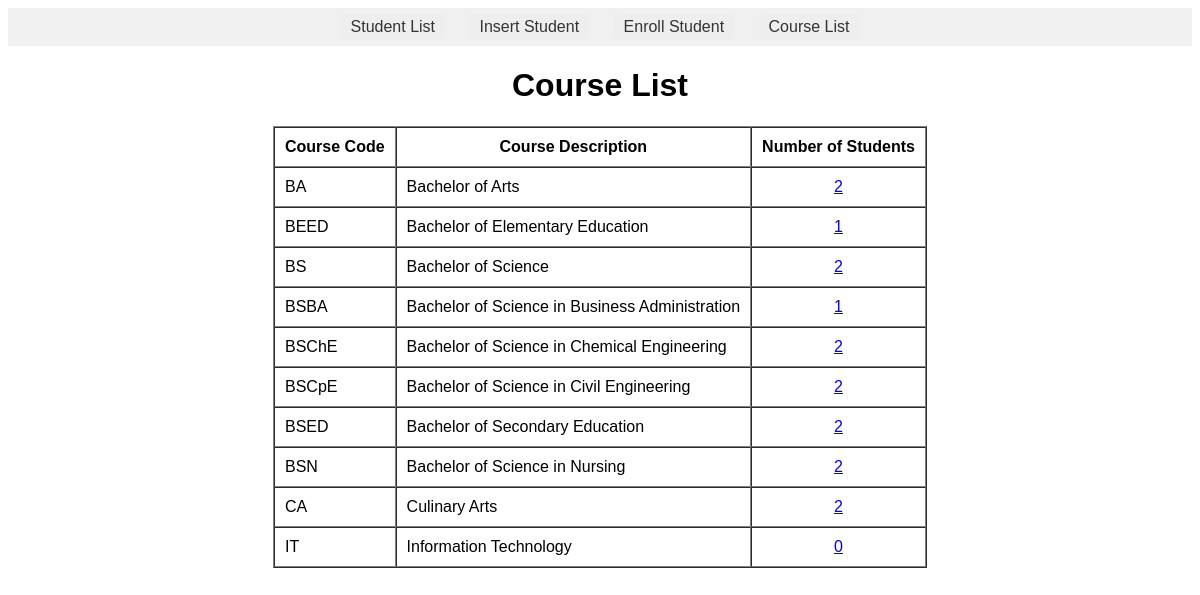
/htdocs/project_IT1/view_courses.php, run on the app's committed database.
### tables this page shows
CREATE TABLE `courses` (
  `course_code` varchar(40) NOT NULL,
  `description` varchar(100) DEFAULT NULL
);

### htdocs/project_IT1/view_courses.php (the view, shortened to what this page needs)
<body>
<?php
    include("header.php");
    include("menu.php");
?>
    <h1 style="text-align: center;"> Course List </h1>
    <table border="1" align="center" cellspacing="0" cellpadding="10">
        <tr>
            <th> Course Code </th>
            <th> Course Description </th>
            <th> Number of Students </th>
        </tr>
    <?php
        $sql = "SELECT * FROM courses";
        $query = mysqli_query($conn, $sql);
        if(!$query) {
            echo "Error: " . $sql . "<br>" . mysqli_error($conn);
        } else {
            while($result = mysqli_fetch_assoc($query)) {
                echo "<tr>";
                echo "<td>" . $result["course_code"] . "</td>";
                echo "<td>" . $result["description"] . "</td>";
                echo "<td align='center'>";
                    $count = mysqli_fetch_assoc(mysqli_query($conn, "SELECT COUNT(*) AS num_of_students FROM students_courses WHERE course_code = '{$result["course_code"]}'"));
                    echo "<a href='enrolled_students_by_course.php?course_code={$result["course_code"]}'>{$count['num_of_students']}</a>";
                echo "</tr>";
            }
        }
    ?>
</body>
</html>

### htdocs/project_IT1/header.php (style rules this page uses)
* { font-family: Arial, sans-serif; }

### data on the page
courses: course_code "BA", description "Bachelor of Arts", num_of_students "2"
courses: course_code "BEED", description "Bachelor of Elementary Education", num_of_students "1"
courses: course_code "BS", description "Bachelor of Science", num_of_students "2"
courses: course_code "BSBA", description "Bachelor of Science in Business Administration", num_of_students "1"
courses: course_code "BSChE", description "Bachelor of Science in Chemical Engineering", num_of_students "2"
courses: course_code "BSCpE", description "Bachelor of Science in Civil Engineering", num_of_students "2"
courses: course_code "BSED", description "Bachelor of Secondary Education", num_of_students "2"
courses: course_code "BSN", description "Bachelor of Science in Nursing", num_of_students "2"
courses: course_code "CA", description "Culinary Arts", num_of_students "2"
courses: course_code "IT", description "Information Technology", num_of_students "0"
